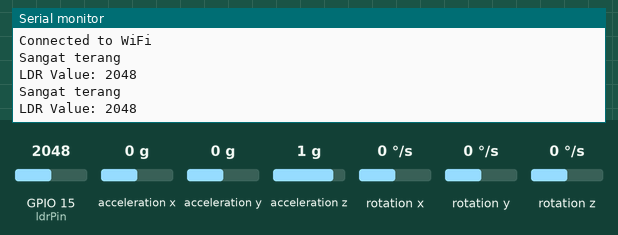
Bench run of a sketch on a simulated ESP32. Parts: the last lines printed to the serial monitor. Inputs (shaded band) come from the test bench; at power-on: rotation x 0 °/s, GPIO 15 (ldrPin) = 2048, acceleration x 0 g, acceleration y 0 g, acceleration z 1 g, rotation y 0 °/s, rotation z 0 °/s. WiFi joins after 1.5 s; servers stay silent unless stated; uploads are accepted with an empty reply.

Above: at 6.2 s.
6.3 s: rotation x set to -192 °/s
At 7.17 s:
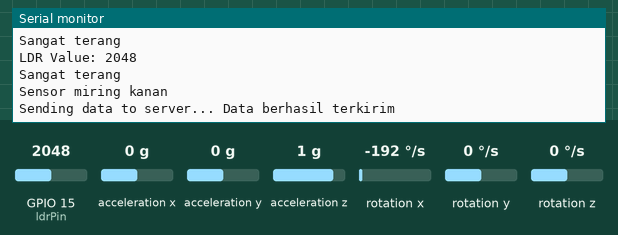
8.5 s: GPIO 15 (ldrPin) set to 1960
At 8.5 s:
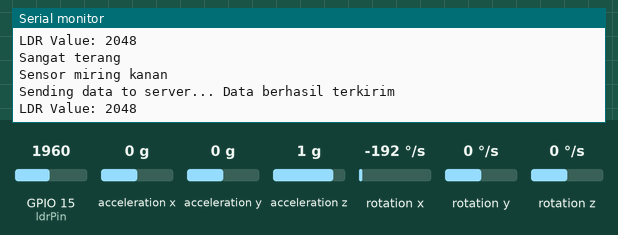
12.1 s: rotation x set to 100 °/s
At 12.1 s:
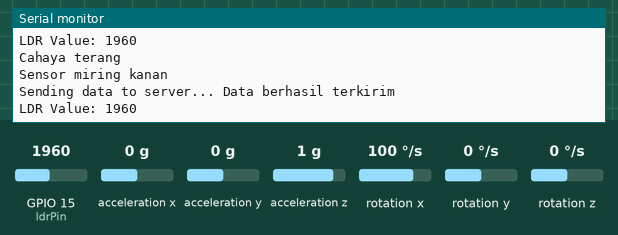
15.7 s: GPIO 15 (ldrPin) set to 460
At 15.7 s:
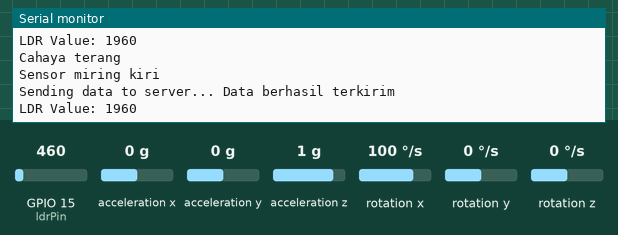
19.3 s: GPIO 15 (ldrPin) set to 10
At 20.1 s:
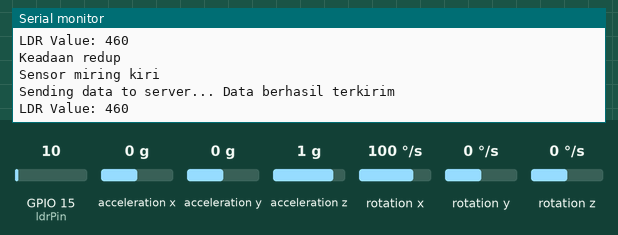
Timing chart, 0 to 22.3 s (numbered marks = the images above; inputs shaded):
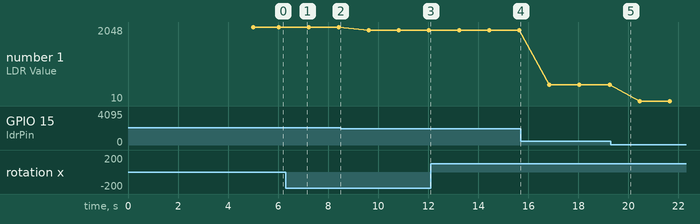

Measured:
- after the input at 6.3 s, the serial monitor: prints a new line after 0.72 s (image 1)
- plotted number 1: 2048 → 1960 after the input at 8.5 s, 1960 → 460 after the input at 15.7 s, 460 → 10 after the input at 19.3 s

The sketch:

Kegiatan2.ino
```cpp
#include <Wire.h>
#include <MPU6050_tockn.h>
#include <WiFi.h>
#include <HTTPClient.h>

MPU6050 mpu6050(Wire);

const char *SSID_WIFI = "Xiaomi";
const char *PASS_WIFI = "XiaomiChina";
const char *alamat_server = "http://192.168.100.182/piranti_cerdas_m4/save_data.php";

int16_t ax, ay, az;
int16_t gx, gy, gz;

const int ldrPin = 15;
const float threshold = 10.0;

void setup() {
  Serial.begin(9600);
  while (!Serial);
  Wire.begin();
  mpu6050.begin();
  mpu6050.calcGyroOffsets(true);

  pinMode(ldrPin, INPUT);

  // Menghubungkan ke jaringan Wi-Fi
  WiFi.begin(SSID_WIFI, PASS_WIFI);
  while (WiFi.status() != WL_CONNECTED) {
    delay(1000);
    Serial.println("Connecting to WiFi...");
  }
  Serial.println("Connected to WiFi");
}

void loop() {
  mpu6050.update();

  int16_t gxNew = mpu6050.getGyroX();
  int16_t gyNew = mpu6050.getGyroY();
  int16_t gzNew = mpu6050.getGyroZ();

  float angleX = atan2(gxNew, sqrt(gyNew * gyNew + gzNew * gzNew)) * 180 / PI;
  float angleY = atan2(gyNew, sqrt(gxNew * gxNew + gzNew * gzNew)) * 180 / PI;

  int ldrValue = analogRead(ldrPin);

  // Kondisi untuk sensor LDR
  if (ldrValue >= 0 && ldrValue <= 50) {
    Serial.println("Keadaan gelap");
  } else if (ldrValue > 50 && ldrValue <= 500) {
    Serial.println("Keadaan redup");
  } else if (ldrValue > 500 && ldrValue <= 2000) {
    Serial.println("Cahaya terang");
  } else {
    Serial.println("Sangat terang");
  }

  // Kondisi untuk sensor MPU6050
  if (angleX > threshold) {
    // Sumbu x > 10, sensor miring "kiri"
    Serial.println("Sensor miring kiri");
    sendSensorData(angleX, "kiri");
  } else if (angleX < -threshold) {
    // Sumbu x < -10, sensor miring "kanan"
    Serial.println("Sensor miring kanan");
    sendSensorData(angleX, "kanan");
  } else if (angleY > threshold) {
    // Sumbu y > 10, sensor miring "depan"
    Serial.println("Sensor miring depan");
    sendSensorData(angleY, "depan");
  } else if (angleY < -threshold) {
    // Sumbu y < -10, sensor miring "belakang"
    Serial.println("Sensor miring belakang");
    sendSensorData(angleY, "belakang");
  }

  // Menampilkan nilai sensor LDR
  Serial.print("\nLDR Value: ");
  Serial.println(ldrValue);

  delay(1000); // Delay 1 detik untuk memperlambat pembacaan data
}

void sendSensorData(float angkaSumbu, String kemiringan) {
  Serial.print("Sending data to server... ");

  // Pastikan bahwa kemiringan tidak kosong atau null
  if (kemiringan.length() > 0) {
    HTTPClient http;

    // Membuat objek String untuk menyimpan URL
    String url = String(alamat_server) + "?angka_sumbu=" + String(angkaSumbu) + "&kemiringan=" + kemiringan;

    // Kirim permintaan HTTP GET
    http.begin(url);
    int httpCode = http.GET();

    if (httpCode > 0) {
      Serial.println("Data berhasil terkirim");
    } else {
      Serial.println("Gagal mengirim data");
    }

    http.end();
  } else {
    Serial.println("Error: Kemiringan tidak valid");
  }
}
```
